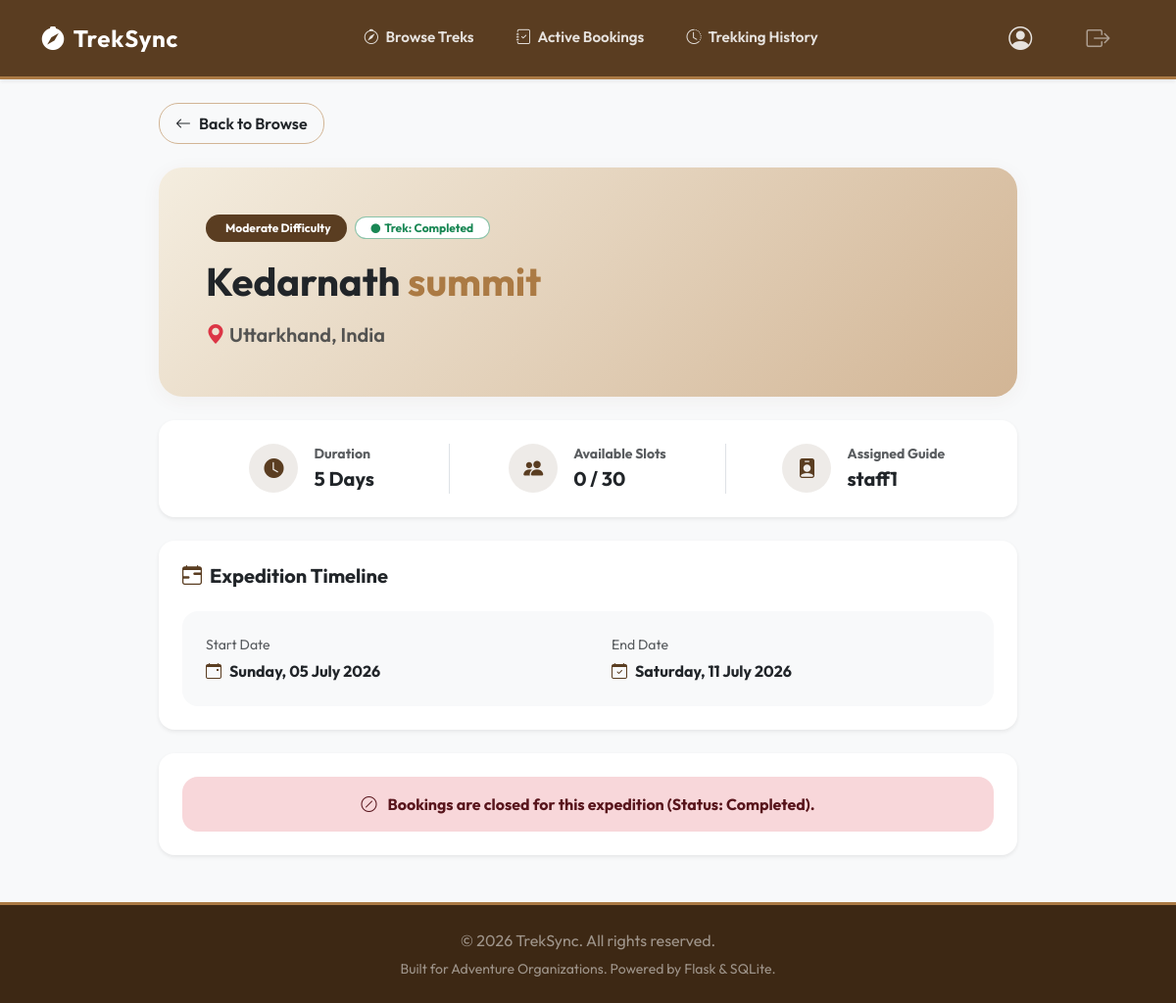
Page /trekker/trek/1 (signed in) on the earlier database version.
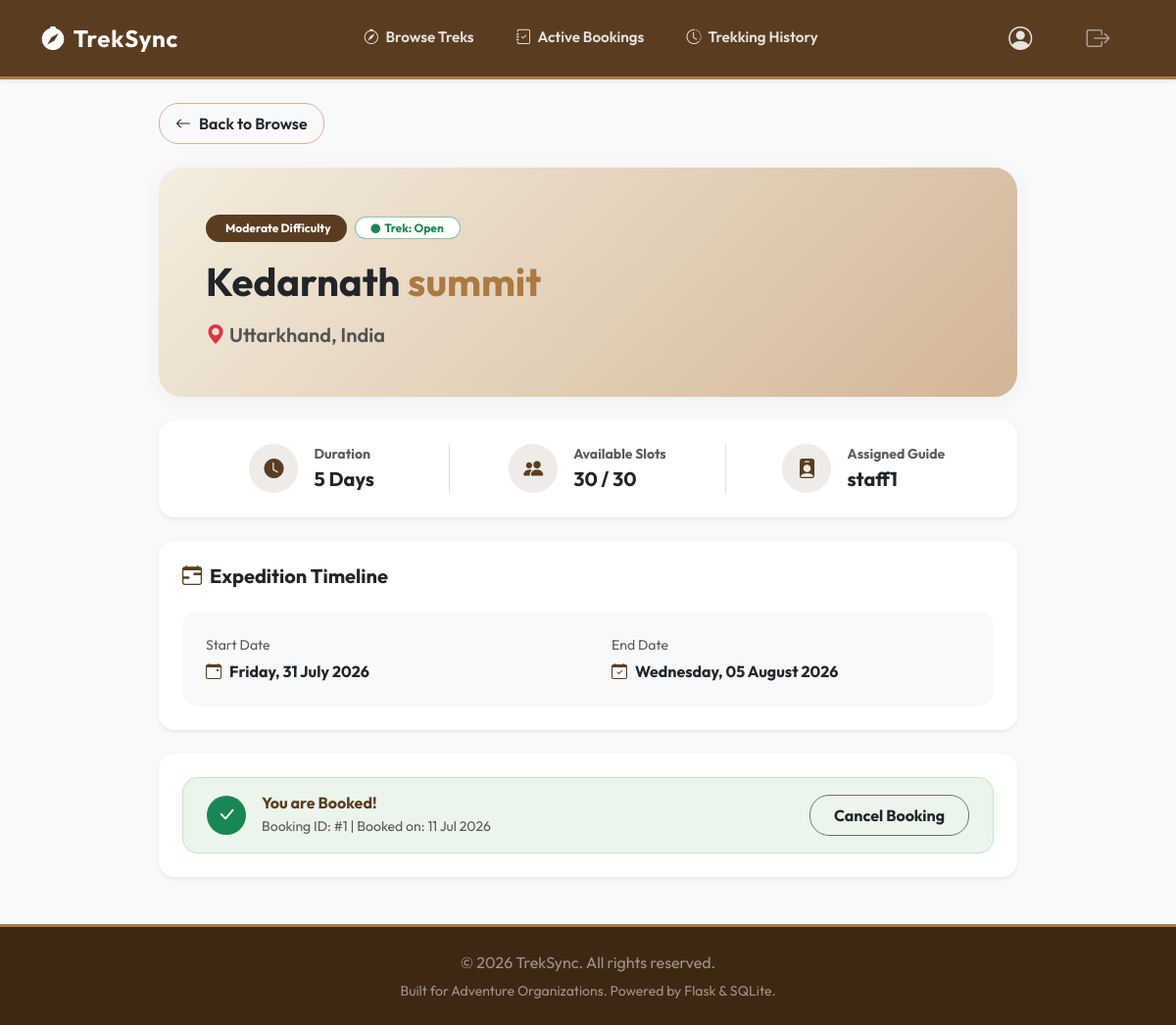
Same page on the later database version.
### models.py (models this page shows, shortened)
class Trek(db.Model):
    __tablename__ = 'trek'
    id = db.Column(db.Integer, primary_key=True)
    name = db.Column(db.String(100), nullable=False)
    location = db.Column(db.String(100), nullable=False)
    difficulty = db.Column(db.String(20), nullable=False)  # 'Easy', 'Moderate', 'Hard'
    duration = db.Column(db.Integer, nullable=False)  # in days
    max_slots = db.Column(db.Integer, nullable=False)
    available_slots = db.Column(db.Integer, nullable=False)
    staff_id = db.Column(db.Integer, db.ForeignKey('user.id'), nullable=True)  # Assigned staff
    status = db.Column(db.String(20), default='Pending')  # 'Pending', 'Approved', 'Open', 'Closed', 'Completed'
    start_date = db.Column(db.Date, nullable=False)
    end_date = db.Column(db.Date, nullable=False)
    staff = db.relationship('User', back_populates='assigned_treks', foreign_keys=[staff_id])
    bookings = db.relationship('Booking', back_populates='trek', cascade="all, delete-orphan")

class Booking(db.Model):
    __tablename__ = 'booking'
    id = db.Column(db.Integer, primary_key=True)
    user_id = db.Column(db.Integer, db.ForeignKey('user.id'), nullable=False)
    trek_id = db.Column(db.Integer, db.ForeignKey('trek.id'), nullable=False)
    booking_date = db.Column(db.DateTime, default=datetime.utcnow)
    status = db.Column(db.String(20), default='Booked')  # 'Booked', 'Cancelled', 'Completed'
    user = db.relationship('User', back_populates='bookings')
    trek = db.relationship('Trek', back_populates='bookings')

### app.py (the view)
@app.route('/trekker/trek/<int:trek_id>')
@login_required
def trekker_trek_detail(trek_id):
    if current_user.role != 'trekker':
        flash('Access denied.', 'error')
        return redirect(url_for('home'))
    trek = Trek.query.get_or_404(trek_id)
    active_booking = Booking.query.filter_by(user_id=current_user.id, trek_id=trek.id, status='Booked').first()
    return render_template('trekker/trek_detail.html', trek=trek, active_booking=active_booking)

### app.py (called while the page is built)
@login_manager.user_loader
def load_user(user_id):
    return User.query.get(int(user_id))

### templates/trekker/trek_detail.html (shortened to what the changed rows need)
{% extends "base.html" %}
{% block content %}
<div class="container" style="max-width: 900px;">
    <div class="card detail-banner-card border-0 mb-4 position-relative">
        <div class="card-body p-4 p-md-5 position-relative" style="z-index: 2; max-width: 55%;">
            <div class="d-flex align-items-center flex-wrap gap-2 mb-3">
                <span class="badge py-2 px-3 fw-bold rounded-pill text-white" style="background-color: var(--primary-color) !important;">
                    {{ trek.difficulty }} Difficulty
                </span>
                <span class="badge bg-white text-success border border-success border-opacity-50 py-1.5 px-3 fw-bold rounded-pill font-size-sm">
                    <i class="bi bi-circle-fill text-success me-1" style="font-size: 0.6rem;"></i>Trek: {{ trek.status }}
                </span>
            </div>
            {% set name_parts = trek.name.split(' ') %}
            {% if name_parts|length > 1 %}
                <h1 class="display-6 fw-bold mb-3 text-dark">
                    {{ name_parts[:-1]|join(' ') }} <span class="text-accent">{{ name_parts[-1] }}</span>
                </h1>
            {% else %}
                <h1 class="display-6 fw-bold mb-3 text-dark">{{ trek.name }}</h1>
            {% endif %}
            <p class="lead mb-0 text-muted fw-semibold">
                <i class="bi bi-geo-alt-fill text-danger me-1"></i>{{ trek.location }}
            </p>
        </div>
    </div>
    <div class="card border-0 shadow-sm mb-4 bg-white">
        <div class="card-body p-4">
            <div class="row g-3 text-center align-items-center">
                <div class="col-md-4 border-end">
                    <div class="d-flex align-items-center justify-content-center gap-3">
                        <div class="text-start">
                            <small class="text-muted d-block uppercase font-size-xs fw-bold">Duration</small>
                            <span class="fs-5 fw-bold text-dark">{{ trek.duration }} Days</span>
                        </div>
                    </div>
                </div>
                <div class="col-md-4 border-end">
                    <div class="d-flex align-items-center justify-content-center gap-3">
                        <div class="text-start">
                            <small class="text-muted d-block uppercase font-size-xs fw-bold">Available Slots</small>
                            <span class="fs-5 fw-bold text-dark">{{ trek.available_slots }} / {{ trek.max_slots }}</span>
                        </div>
                    </div>
                </div>
            </div>
        </div>
    </div>
    <div class="card border-0 shadow-sm mb-4 bg-white">
        <div class="card-body p-4">
            <div class="bg-light p-4 rounded-4">
                <div class="row g-3 text-center text-md-start">
                    <div class="col-md-6 border-end-md">
                        <small class="text-muted d-block mb-1">Start Date</small>
                        <strong class="fs-6 text-dark d-inline-flex align-items-center gap-2">
                            <i class="bi bi-calendar-event text-success" style="color: var(--primary-color) !important;"></i>{{ trek.start_date.strftime('%A, %d %B %Y') }}
                        </strong>
                    </div>
                    <div class="col-md-6 ps-md-4">
                        <small class="text-muted d-block mb-1">End Date</small>
                        <strong class="fs-6 text-dark d-inline-flex align-items-center gap-2">
                            <i class="bi bi-calendar-check text-success" style="color: var(--primary-color) !important;"></i>{{ trek.end_date.strftime('%A, %d %B %Y') }}
                        </strong>
                    </div>
                </div>
            </div>
        </div>
    </div>
    <div class="card border-0 shadow-sm bg-white overflow-hidden mb-4">
        <div class="card-body p-4">
            {% if active_booking %}
                <div class="alert alert-success border-0 py-3 px-4 mb-0 rounded-4 d-flex align-items-center justify-content-between flex-wrap gap-3" style="background-color: #ebf5eb !important; border: 1px solid rgba(40, 167, 69, 0.2) !important; color: #1e4620 !important;">
                    <div class="d-flex align-items-center gap-3">
                        <div class="bg-success text-white rounded-circle p-2 d-inline-flex justify-content-center align-items-center" style="width: 40px; height: 40px;">
                            <i class="bi bi-check-lg fs-5"></i>
                        </div>
                        <div>
                            <h6 class="fw-bold mb-1">You are Booked!</h6>
                            <p class="mb-0 small text-muted">Booking ID: #{{ active_booking.id }} | Booked on: {{ active_booking.booking_date.strftime('%d %b %Y') }}</p>
                        </div>
                    </div>
                    {% if trek.status == 'Open' %}
                        <form action="{{ url_for('trekker_cancel_booking', booking_id=active_booking.id) }}" method="POST"
                              onsubmit="return confirm('Cancel this booking?');" class="mb-0">
                            <button type="submit" class="btn btn-outline-tan text-dark border-secondary px-4 py-2 fw-bold">Cancel Booking</button>
                        </form>
                    {% endif %}
                </div>
            {% else %}
                {% if trek.status == 'Open' %}
                    {% if trek.available_slots > 0 %}
                        <form action="{{ url_for('trekker_book_trek', trek_id=trek.id) }}" method="POST" class="mb-0">
                            <button type="submit" class="btn btn-primary-custom w-100 py-3 fw-bold fs-5 shadow-sm rounded-pill d-inline-flex justify-content-center align-items-center gap-2">
                                <i class="bi bi-cart-plus me-1"></i> Proceed to Book Trek
                            </button>
                        </form>
                    {% else %}
                        <div class="alert alert-warning text-center border-0 py-3 mb-0 fw-bold rounded-4">
                            <i class="bi bi-exclamation-triangle me-2"></i> This trek is completely sold out!
                        </div>
                    {% endif %}
                {% else %}
                    <div class="alert alert-danger text-center border-0 py-3 mb-0 fw-bold rounded-4">
                        <i class="bi bi-slash-circle me-2"></i> Bookings are closed for this expedition (Status: {{ trek.status }}).
                    </div>
                {% endif %}
            {% endif %}
        </div>
    </div>
</div>
{% endblock %}

Differences in the rows shown:
changed Trek "Uttarkhand, India": status "Completed" → "Open"; available_slots "0" → "30"; start_date "Sunday, 05 July 2026" → "Friday, 31 July 2026"; end_date "Saturday, 11 July 2026" → "Wednesday, 05 August 2026"; status "Completed" → (not shown)
now on this page (row edited): Booking: id "1", booking_date "11 Jul 2026"
Other differences:
text no longer shown: "Bookings are closed for this expedition (Status: )."
text now shown: "You are Booked! Booking ID: # | Booked on: Cancel Booking"
